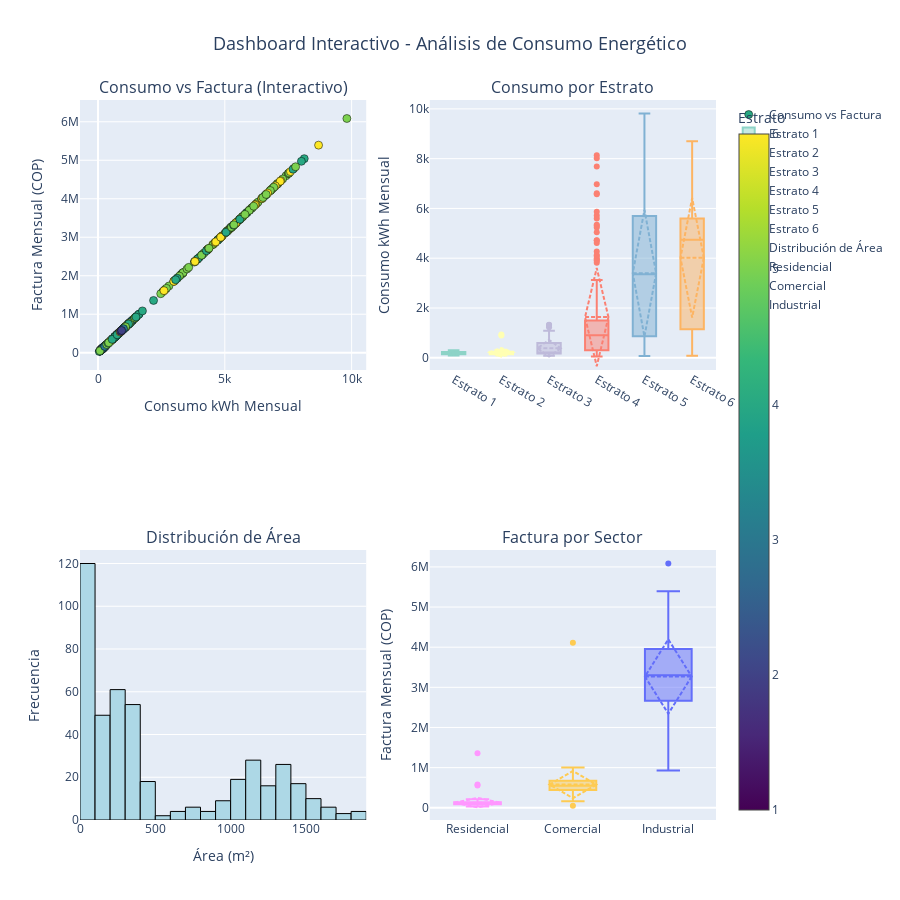

The code cell stored with this chart in its notebook:
### Markdown cell above
### 3.6. Dashboard Interactivo con Plotly

### Code cell
# ============================================================================
# DASHBOARD INTERACTIVO CON PLOTLY
# ============================================================================

# Limpiar datos para plotly
df_plotly = df.dropna(subset=variables_numericas)

# Crear subplots con plotly
fig = make_subplots(
    rows=2, cols=2,
    subplot_titles=('Consumo vs Factura (Interactivo)', 
                   'Consumo por Estrato',
                   'Distribución de Área',
                   'Factura por Sector'),
    specs=[[{"secondary_y": False}, {"secondary_y": False}],
           [{"secondary_y": False}, {"secondary_y": False}]]
)

# 1. Scatter plot interactivo: Consumo vs Factura
fig.add_trace(
    go.Scatter(
        x=df_plotly['Consumo_kWh_Mensual'],
        y=df_plotly['Factura_Mensual_COP'],
        mode='markers',
        marker=dict(
            size=8,
            color=df_plotly['Estrato'],
            colorscale='Viridis',
            showscale=True,
            colorbar=dict(title="Estrato", x=1.02),
            line=dict(width=0.5, color='black')
        ),
        text=df_plotly['Sector'],
        hovertemplate='<b>Consumo:</b> %{x:.2f} kWh<br>' +
                      '<b>Factura:</b> %{y:,.0f} COP<br>' +
                      '<b>Sector:</b> %{text}<br>' +
                      '<extra></extra>',
        name='Consumo vs Factura'
    ),
    row=1, col=1
)

# 2. Boxplot: Consumo por Estrato
for estrato in sorted(df_plotly['Estrato'].unique()):
    data_estrato = df_plotly[df_plotly['Estrato'] == estrato]['Consumo_kWh_Mensual']
    fig.add_trace(
        go.Box(
            y=data_estrato,
            name=f'Estrato {estrato}',
            boxmean='sd',
            marker_color=px.colors.qualitative.Set3[int(estrato)-1]
        ),
        row=1, col=2
    )

# 3. Histograma: Distribución de Área
fig.add_trace(
    go.Histogram(
        x=df_plotly['Area_m2'],
        nbinsx=30,
        marker_color='lightblue',
        marker_line_color='black',
        marker_line_width=1,
        name='Distribución de Área'
    ),
    row=2, col=1
)

# 4. Boxplot: Factura por Sector
for sector in df_plotly['Sector'].unique():
    data_sector = df_plotly[df_plotly['Sector'] == sector]['Factura_Mensual_COP']
    fig.add_trace(
        go.Box(
            y=data_sector,
            name=sector,
            boxmean='sd'
        ),
        row=2, col=2
    )

# Actualizar layout
fig.update_layout(
    height=900,
    title_text="Dashboard Interactivo - Análisis de Consumo Energético",
    title_x=0.5,
    title_font_size=18,
    showlegend=True
)

# Actualizar ejes
fig.update_xaxes(title_text="Consumo kWh Mensual", row=1, col=1)
fig.update_yaxes(title_text="Factura Mensual (COP)", row=1, col=1)
fig.update_yaxes(title_text="Consumo kWh Mensual", row=1, col=2)
fig.update_xaxes(title_text="Área (m²)", row=2, col=1)
fig.update_yaxes(title_text="Frecuencia", row=2, col=1)
fig.update_yaxes(title_text="Factura Mensual (COP)", row=2, col=2)

fig.show()

### Figure 1 — Plotly figure (JSON) as saved in the notebook; plotly's stock layout.template omitted (floating-point values rounded to 4 significant figures; data arrays with more than 128 entries replaced by an {"elided": "..."} marker saying what was removed)
{"data": [{"hovertemplate": "<b>Consumo:</b> %{x:.2f} kWh<br><b>Factura:</b> %{y:,.0f} COP<br><b>Sector:</b> %{text}<br><extra></extra>", "marker": {"color": {"elided": "456 int values"}, "colorbar": {"title": {"text": "Estrato"}, "x": 1.02}, "colorscale": [[0, "#440154"], [0.1111, "#482878"], [0.2222, "#3e4989"], [0.3333, "#31688e"], [0.4444, "#26828e"], [0.5556, "#1f9e89"], [0.6667, "#35b779"], [0.7778, "#6ece58"], [0.8889, "#b5de2b"], [1, "#fde725"]], "line": {"color": "black", "width": 0.5}, "showscale": true, "size": 8}, "mode": "markers", "name": "Consumo vs Factura", "text": {"elided": "456 str values"}, "type": "scatter", "x": {"elided": "456 float values"}, "xaxis": "x", "y": {"elided": "456 float values"}, "yaxis": "y"}, {"boxmean": "sd", "marker": {"color": "rgb(141,211,199)"}, "name": "Estrato 1", "type": "box", "xaxis": "x2", "y": [108.1, 224.3, 89.51, 183.6, 282.4, 147.8, 229.3, 155.2, 87.07, 165.8, 272.6, 233.1, 217.4, 193.4, 131.1, 297.9], "yaxis": "y2"}, {"boxmean": "sd", "marker": {"color": "rgb(255,255,179)"}, "name": "Estrato 2", "type": "box", "xaxis": "x2", "y": [145.1, 171.6, 167.6, 185.2, 114.2, 179.1, 200.4, 167.1, 250.2, 240.0, 139.2, 167.0, 122.5, 318.9, 279.8, 133.7, 100.4, 139.9, 186.6, 258.3, 247.4, 216.8, 136.5, 139.1, 173.5, 151.7, 132.1, 200.5, 89.13, 141.3, 256.5, 269.3, 88.61, 172.6, 202.0, 891.3, 931.0], "yaxis": "y2"}, {"boxmean": "sd", "marker": {"color": "rgb(190,186,218)"}, "name": "Estrato 3", "type": "box", "xaxis": "x2", "y": [181.3, 193.3, 147.3, 118.7, 166.2, 97.32, 173.1, 177.4, 269.7, 143.1, 166.8, 127.8, 254.2, 264.3, 181.7, 291.9, 100.2, 100.9, 234.6, 344.1, 179.7, 124.4, 218.1, 86.37, 173.6, 102.3, 275.2, 178.3, 183.0, 178.7, 203.5, 294.7, 198.7, 213.3, 154.1, 173.3, 170.5, 224.5, 106.1, 200.4, 193.1, 97.88, 130.3, 146.2, 183.2, 195.1, 150.8, 238.1, 77.8, 176.2, 297.9, 214.6, 172.3, 656.0, 1089.0, 805.4, 920.7, 406.4, 661.0, 822.9, 769.3, 1328.0, 516.8, 847.5, 566.6, 264.3, 1227.0, 811.5, 658.8, 1314.0, 560.3, 840.1, 765.1, 1053.0, 1043.0, 801.5, 1007.0], "yaxis": "y2"}, {"boxmean": "sd", "marker": {"color": "rgb(251,128,114)"}, "name": "Estrato 4", "type": "box", "xaxis": "x2", "y": [209.8, 196.7, 112.2, 218.2, 228.8, 199.6, 277.4, 210.1, 155.1, 156.5, 192.9, 228.8, 258.0, 73.0, 118.5, 146.6, 183.9, 177.1, 183.5, 206.8, 234.0, 225.9, 149.7, 75.4, 200.5, 180.3, 303.6, 98.06, 51.25, 231.1, 191.5, 745.1, 587.8, 846.6, 741.6, 1463.0, 927.9, 1079.0, 671.6, 1062.0, 948.1, 712.2, 728.1, 1527.0, 1266.0, 915.1, 1269.0, 991.5, 676.5, 909.4, 1267.0, 882.9, 1217.0, 1621.0, 1000.0, 525.7, 947.8, 918.2, 1224.0, 884.3, 1159.0, 722.7, 802.6, 906.0, 1022.0, 323.6, 677.3, 962.4, 904.0, 1040.0, 454.2, 978.9, 792.2, 930.1, 759.9, 1050.0, 839.6, 820.9, 1200.0, 1601.0, 684.3, 401.9, 945.3, 975.5, 1206.0, 716.1, 1076.0, 989.1, 481.8, 983.4, 659.6, 798.1, 559.9, 753.0, 4130.0, 6571.0, 8133.0, 3901.0, 6610.0, 5302.0, 4607.0, 4717.0, 5716.0, 5869.0, 4722.0, 6967.0, 1497.0, 5233.0, 3821.0, 3998.0, 4086.0, 3936.0, 5048.0, 8020.0, 3121.0, 5345.0, 1752.0, 4274.0, 3060.0, 5591.0, 7688.0, 2191.0], "yaxis": "y2"}, {"boxmean": "sd", "marker": {"color": "rgb(128,177,211)"}, "name": "Estrato 5", "type": "box", "xaxis": "x2", "y": {"elided": "138 float values"}, "yaxis": "y2"}, {"boxmean": "sd", "marker": {"color": "rgb(253,180,98)"}, "name": "Estrato 6", "type": "box", "xaxis": "x2", "y": [134.5, 77.37, 1055.0, 1205.0, 587.3, 1106.0, 383.3, 1225.0, 293.6, 782.5, 593.3, 874.7, 1145.0, 863.0, 897.2, 1095.0, 783.3, 474.5, 868.8, 5413.0, 7718.0, 5172.0, 4519.0, 2983.0, 5599.0, 7077.0, 2657.0, 5602.0, 4298.0, 6822.0, 5209.0, 4904.0, 7076.0, 5269.0, 4621.0, 3925.0, 2611.0, 6809.0, 3134.0, 4329.0, 4868.0, 6465.0, 5351.0, 4833.0, 5109.0, 4645.0, 5090.0, 5583.0, 4342.0, 8697.0, 5430.0, 4838.0, 5706.0, 7207.0, 5437.0, 2601.0, 6213.0, 6190.0, 7183.0, 2989.0, 5442.0, 5600.0, 6990.0, 3823.0, 6690.0, 7590.0], "yaxis": "y2"}, {"marker": {"color": "lightblue", "line": {"color": "black", "width": 1}}, "name": "Distribución de Área", "nbinsx": 30, "type": "histogram", "x": {"elided": "456 float values"}, "xaxis": "x3", "yaxis": "y3"}, {"boxmean": "sd", "name": "Residencial", "type": "box", "xaxis": "x4", "y": {"elided": "153 float values"}, "yaxis": "y4"}, {"boxmean": "sd", "name": "Comercial", "type": "box", "xaxis": "x4", "y": {"elided": "151 float values"}, "yaxis": "y4"}, {"boxmean": "sd", "name": "Industrial", "type": "box", "xaxis": "x4", "y": {"elided": "152 float values"}, "yaxis": "y4"}], "layout": {"annotations": [{"font": {"size": 16}, "showarrow": false, "text": "Consumo vs Factura (Interactivo)", "x": 0.225, "xanchor": "center", "xref": "paper", "y": 1, "yanchor": "bottom", "yref": "paper"}, {"font": {"size": 16}, "showarrow": false, "text": "Consumo por Estrato", "x": 0.775, "xanchor": "center", "xref": "paper", "y": 1, "yanchor": "bottom", "yref": "paper"}, {"font": {"size": 16}, "showarrow": false, "text": "Distribución de Área", "x": 0.225, "xanchor": "center", "xref": "paper", "y": 0.375, "yanchor": "bottom", "yref": "paper"}, {"font": {"size": 16}, "showarrow": false, "text": "Factura por Sector", "x": 0.775, "xanchor": "center", "xref": "paper", "y": 0.375, "yanchor": "bottom", "yref": "paper"}], "height": 900, "showlegend": true, "title": {"font": {"size": 18}, "text": "Dashboard Interactivo - Análisis de Consumo Energético", "x": 0.5}, "xaxis": {"anchor": "y", "domain": [0, 0.45], "title": {"text": "Consumo kWh Mensual"}}, "xaxis2": {"anchor": "y2", "domain": [0.55, 1]}, "xaxis3": {"anchor": "y3", "domain": [0, 0.45], "title": {"text": "Área (m²)"}}, "xaxis4": {"anchor": "y4", "domain": [0.55, 1]}, "yaxis": {"anchor": "x", "domain": [0.625, 1], "title": {"text": "Factura Mensual (COP)"}}, "yaxis2": {"anchor": "x2", "domain": [0.625, 1], "title": {"text": "Consumo kWh Mensual"}}, "yaxis3": {"anchor": "x3", "domain": [0, 0.375], "title": {"text": "Frecuencia"}}, "yaxis4": {"anchor": "x4", "domain": [0, 0.375], "title": {"text": "Factura Mensual (COP)"}}}}
